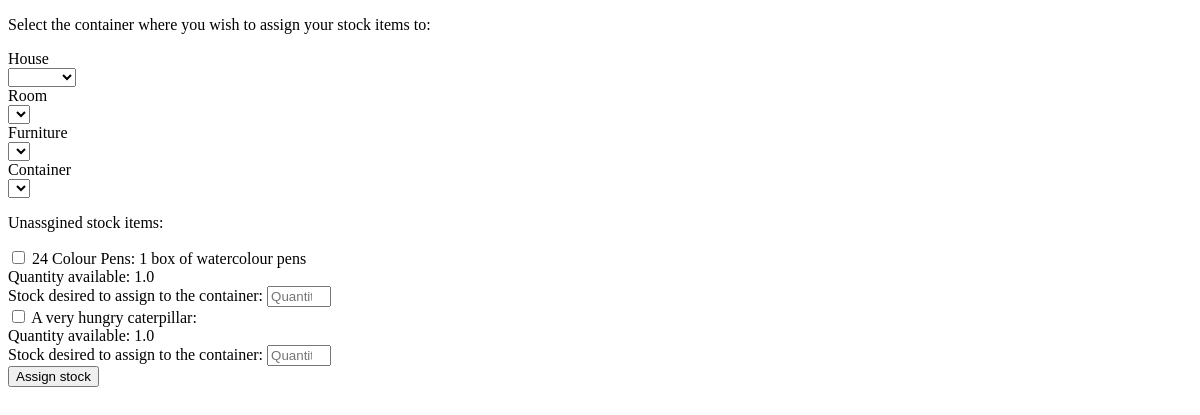
The app's page /assign_stock (signed in), older data.
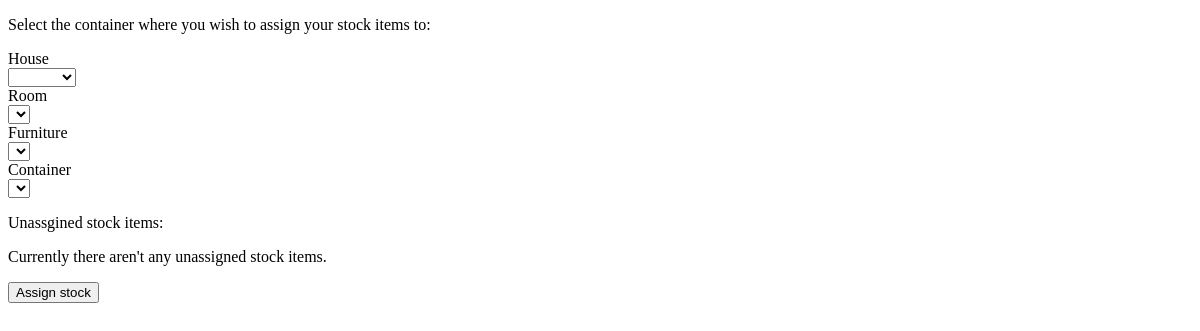
The same page, newer data.
### tables this page shows
CREATE TABLE stock(stock_id INTEGER PRIMARY KEY AUTOINCREMENT, stock_name TEXT NOT NULL, category_id INTEGER NOT NULL, quantity FLOAT NOT NULL, note TEXT, user_id INTEGER REFERENCES user(id), FOREIGN KEY(category_id) REFERENCES category(category_id));

### app.py (the view)
@app.route("/assign_stock", methods=["GET", "POST"])
@login_required
def assign_stock():
    db = get_db_connection()
    containers_dict = {}
    rows = db.execute(
        "SELECT container_id, container_name, furniture_name, room_name, house_name FROM container JOIN furniture ON container.furniture_id=furniture.furniture_id JOIN room ON furniture.room_id=room.room_id JOIN house ON room.house_id=house.house_id ORDER BY house.house_id, room.room_id, furniture.furniture_id, container.container_id"
    ).fetchall()
    for row in rows:
        container_id, container_name, furniture_name, room_name, house_name = row
        if house_name not in containers_dict:
            containers_dict[house_name] = {}
        if room_name not in containers_dict[house_name]:
            containers_dict[house_name][room_name] = {}
        if furniture_name not in containers_dict[house_name][room_name]:
            containers_dict[house_name][room_name][furniture_name] = {}
        if container_id not in containers_dict[house_name][room_name][furniture_name]:
            containers_dict[house_name][room_name][furniture_name][
                container_id
            ] = container_name
    stocks = db.execute(
        "SELECT stock_id, stock_name, category, quantity, note FROM stock JOIN category ON stock.category_id=category.category_id WHERE stock.quantity>0"
    ).fetchall()
    stocks_dict = {}
    for stock in stocks:
        stock_id, stock_name, category, quantity, note = stock
        if stock_id not in stocks_dict:
            stocks_dict[stock_id] = {
                "stock_name": stock_name,
                "category": category,
                "quantity": quantity,
                "note": note,
            }
    if request.method == "POST":
        if request.form.get("stock_assign") == "multi_stock_items":
            selected_container = request.form.get("container")
            print("selected_container", selected_container)
            selected_stocks = request.form.getlist("stock_item")
            print("selected stocks", selected_stocks)
            for selected_stock in selected_stocks:
                db.execute(
                    "INSERT INTO stock_container(stock_id, container_id, quantity) VALUES (?, ?,?)",
                    (
                        selected_stock,
                        selected_container,
                        request.form.get(f"quantity_{selected_stock}"),
                    ),
                )
                selected_stock = int(selected_stock)
                updated_quantity = stocks_dict[selected_stock]["quantity"] - float(
                    request.form.get(f"quantity_{selected_stock}")
                )
                stocks_dict[selected_stock]["quantity"] = updated_quantity
                db.execute(
                    "UPDATE stock SET quantity = ? WHERE stock_id =?",
                    (updated_quantity, selected_stock),
                )
                db.commit()
                print("quantity", request.form.get(f"quantity_{selected_stock}"))
            return render_template(
                "assign_stock.html",
                containers_dict=containers_dict,
                stocks_dict=stocks_dict,
                message=f"""Successfully assigned "{stocks_dict[selected_stock]["stock_name"]}" to {containers_dict[int(selected_container)]} in the quantity of {request.form.get(f"quantity_{selected_stock}")}""",
            )
    else:
        return render_template(
            "assign_stock.html",
            containers_dict=containers_dict,
            stocks_dict=stocks_dict,
            message="",
        )

### app.py (called while the page is built)
@login_manager.user_loader
def load_user(user_id):
    conn = sqlite3.connect("myStuff.db")
    c = conn.cursor()
    c.execute("SELECT * FROM user WHERE id=?", [user_id])
    user = c.fetchone()
    if user:
        return User(user[0], user[1])
    else:
        return None

def get_db_connection():
    conn = sqlite3.connect("myStuff.db")
    conn.row_factory = sqlite3.Row
    return conn

### templates/assign_stock.html (shortened to what this page needs)
{% extends 'layout.html' %}
{% block body%}
<div id='multiStocks'>
    <form method='post'>
        <p>Select the container where you wish to assign your stock items to:</p>
        <label for='house'>House</label>
        <br>
        <select id="house" name='house' required>
            <option></option>
        </select>
        <br>
        <label for='room'>Room</label>
        <br>
        <select id="room" name='room'></select>
        <br>
        <label for='furniture'>Furniture</label>
        <br>
        <select id="furniture" name='furniture'></select>
        <br>
        <label for='container'>Container</label>
        <br>
        <select id="container" name='container' required></select>
        <br>
        <p>Unassgined stock items: </p>
        {% if stocks_dict == {} %}
        <p>Currently there aren't any unassigned stock items.</p>
        {% endif %}
        {% for key in stocks_dict%}
        <label>
            <input type="checkbox" name="stock_item" value="{{key}}">
            {{stocks_dict[key]["stock_name"]}}: {{stocks_dict[key]["note"]}}
        </label>
        <br>
        <span>Quantity available:
            {{stocks_dict[key]["quantity"]}}
        </span>
        <br>
        <label for='quantity_{{key}}'>Stock desired to assign to the container:</label>
        <input type="number" id='quantity_{{key}}' name="quantity_{{key}}" min="0"
            max="{{stocks_dict[key]['quantity']}}" placeholder='Quantity should not exceed quantity available' required>
        <br>
        {% endfor %}
        <button type='submit' name='stock_assign' value='multi_stock_items'>Assign stock</button>
    </form>
</div>
{% endblock %}

### templates/layout.html (shortened to what this page needs)
<!DOCTYPE html>
<html lang="en">
<head>
</head>
<body>
    {% block body %}
    {% endblock %}
</body>
</html>

Row changes from the older to the newer data that the page shows:
no longer on this page (row edited): stock: stock_name "24 Colour Pens", note "1 box of watercolour pens", quantity "1.0"
no longer on this page (row edited): stock: stock_name "A very hungry caterpillar", quantity "1.0"
Text that changed along with them:
text now shown: "Currently there aren't any unassigned stock items."
list line gone: "☐ : Quantity available: Stock desired to assign to the container: "
